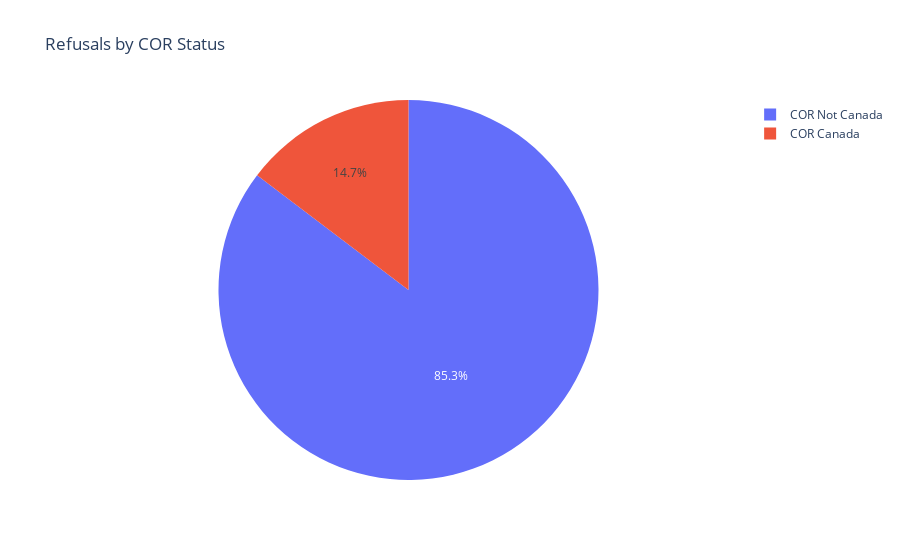
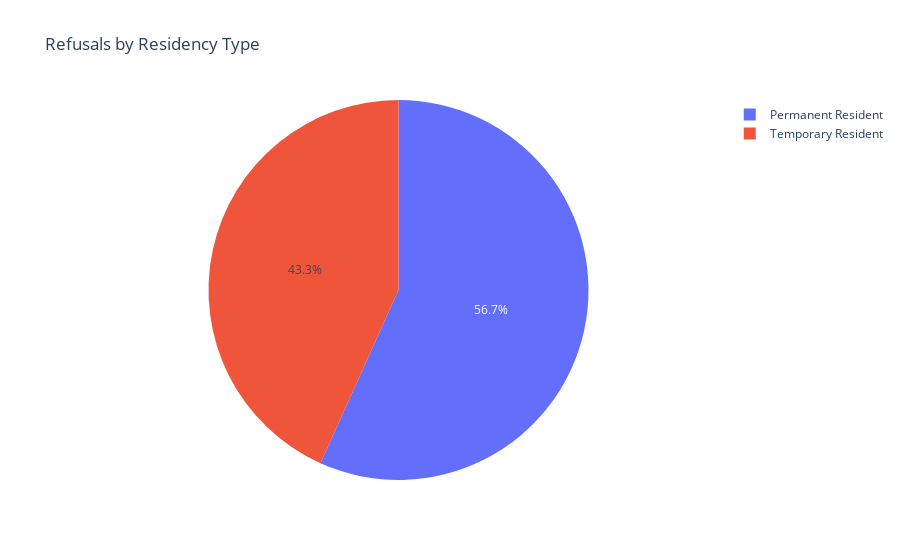

Source (notebook cell) for these figures, in order:
### Markdown cell above
## COR Status and Residency Analysis

### Code cell
cor_counts = df.groupby("cor_status")["count"].sum().reset_index()
fig1 = px.pie(cor_counts, names="cor_status", values="count", title="Refusals by COR Status")
fig1.show()

res_counts = df.groupby("resident")["count"].sum().reset_index()
fig2 = px.pie(res_counts, names="resident", values="count", title="Refusals by Residency Type")
fig2.show()

### Figure 1 — Plotly figure (JSON) as saved in the notebook; plotly's stock layout.template omitted (floating-point values rounded to 4 significant figures)
{"data": [{"domain": {"x": [0, 1], "y": [0, 1]}, "hovertemplate": "cor_status=%{label}<br>count=%{value}<extra></extra>", "labels": ["COR Canada", "COR Not Canada"], "legendgroup": "", "name": "", "showlegend": true, "type": "pie", "values": [135, 785]}], "layout": {"legend": {"tracegroupgap": 0}, "title": {"text": "Refusals by COR Status"}}}

### Figure 2 — Plotly figure (JSON) as saved in the notebook; plotly's stock layout.template omitted (floating-point values rounded to 4 significant figures)
{"data": [{"domain": {"x": [0, 1], "y": [0, 1]}, "hovertemplate": "resident=%{label}<br>count=%{value}<extra></extra>", "labels": ["Permanent Resident", "Temporary Resident"], "legendgroup": "", "name": "", "showlegend": true, "type": "pie", "values": [522, 398]}], "layout": {"legend": {"tracegroupgap": 0}, "title": {"text": "Refusals by Residency Type"}}}
